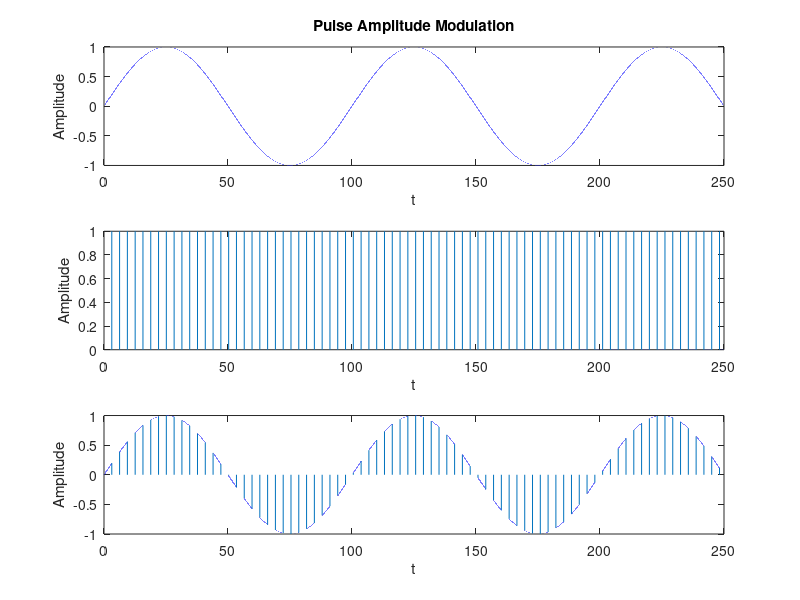

This chart was generated by the following MATLAB code:
fs = 1000;
t = 0:1/fs:250;
f = 1/100;
m = sin(2*pi*f*t);
c = (square(t) + 1)/2;
s = m.*c;
subplot(3,1,1);
plot(t,m);
xlabel("t");
ylabel("Amplitude");
title("Pulse Amplitude Modulation");
subplot(3,1,2);
plot(t,c);
xlabel("t");
ylabel("Amplitude");
subplot(3,1,3);
plot(t,s);
xlabel("t");
ylabel("Amplitude");
